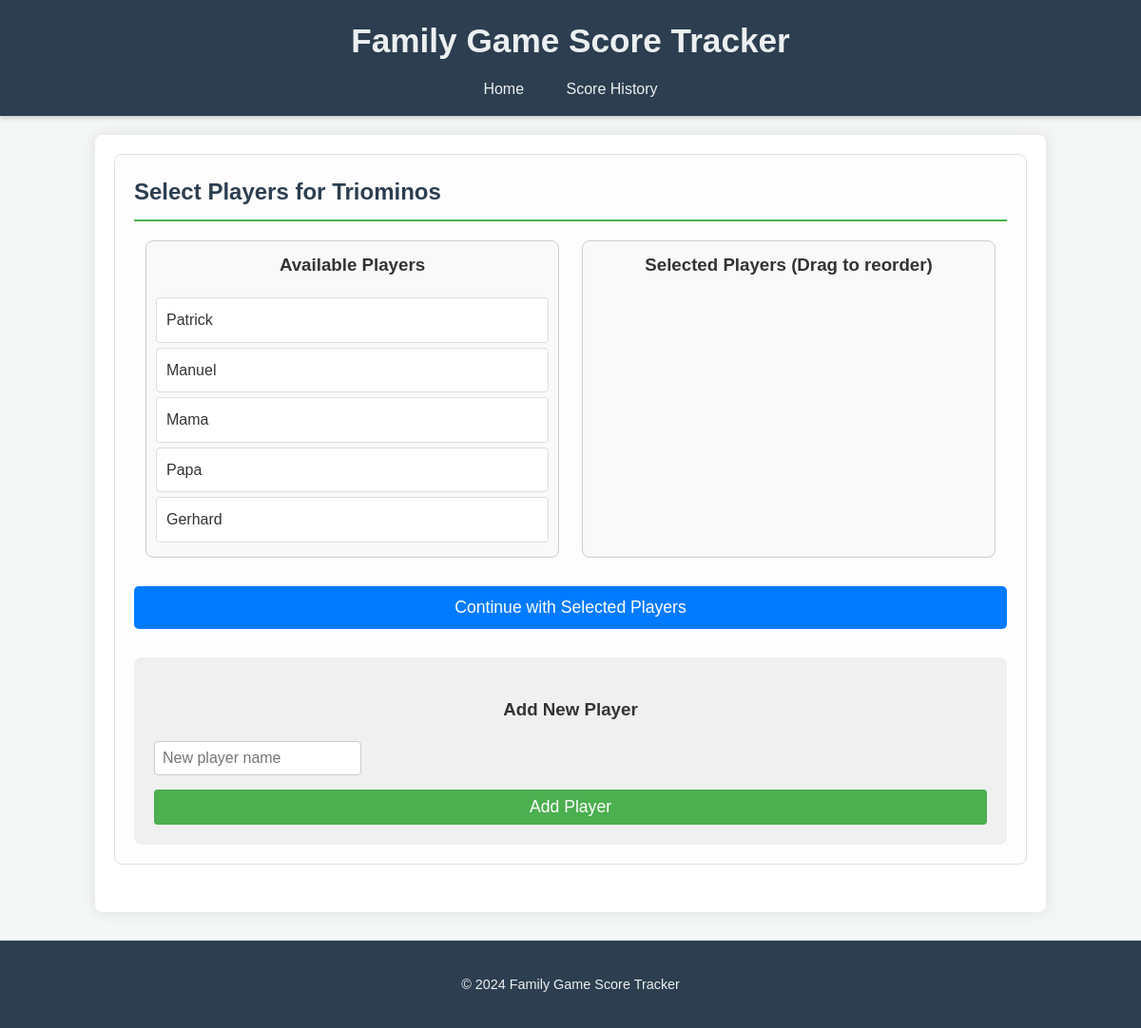
/select_players/3, run on the app's committed database.
### tables this page shows
CREATE TABLE games (
            id INTEGER PRIMARY KEY AUTOINCREMENT,
            name TEXT NOT NULL UNIQUE
        );

CREATE TABLE players (
            id INTEGER PRIMARY KEY AUTOINCREMENT,
            name TEXT NOT NULL UNIQUE
        );

### app.py (the view, shortened to what this page needs)
@app.route('/select_players/<int:game_id>', methods=['GET', 'POST'])
def select_players(game_id):
    players = get_players()
    game = [g for g in get_games() if g['id'] == game_id][0]
    return render_template('select_players.html', players=players, game=game)

### app.py (called while the page is built)
def get_db_connection():
    conn = sqlite3.connect(app.config['DB_PATH'])
    conn.row_factory = sqlite3.Row
    return conn

def get_games():
    conn = get_db_connection()
    games_data = conn.execute('SELECT * FROM games').fetchall()
    conn.close()
    games_with_logos = []
    for game in games_data:
        game_dict = dict(game)
        game_dict['logo_filename'] = f"{game_dict['name'].lower()}_logo.png"
        games_with_logos.append(game_dict)
    return games_with_logos

def get_players():
    conn = get_db_connection()
    players = conn.execute('SELECT * FROM players').fetchall()
    conn.close()
    return players

### templates/select_players.html (shortened to what this page needs)
{% extends 'base.html' %}
{% block content %}
<section class="player-selection">
    <h2>Select Players for {{ game['name'] }}</h2>
    <div class="player-lists-container">
        <div class="player-list-box">
            <h3>Available Players</h3>
            <ul id="availablePlayers" class="player-list">
                {% for player in players %}
                <li draggable="true" data-player-id="{{ player['id'] }}">{{ player['name'] }}</li>
                {% endfor %}
            </ul>
        </div>
        <div class="player-list-box">
            <h3>Selected Players (Drag to reorder)</h3>
            <ul id="selectedPlayers" class="player-list">
            </ul>
        </div>
    </div>
    <div class="continue-button-container">
        <form id="selectPlayersForm" method="post">
            <button type="submit" class="button">Continue with Selected Players</button>
        </form>
    </div>
    <div class="add-player-section">
        <h3>Add New Player</h3>
        <form id="addPlayerForm" method="post" action="{{ url_for('select_players', game_id=game['id']) }}">
            <input type="text" name="new_player_name" placeholder="New player name" required>
            <button type="submit" name="action" value="add_player">Add Player</button>
        </form>
    </div>
</section>
{% endblock %}

### static/style.css (style rules this page uses)
body { font-family: 'Arial', sans-serif; margin: 0; padding: 0; background-color: #f4f7f6; color: #333; line-height: 1.6; }
section { margin-bottom: 30px; padding: 20px; border: 1px solid #e0e0e0; border-radius: 8px; background-color: #fdfdfd; }
section h2 { color: #2c3e50; border-bottom: 2px solid #4CAF50; padding-bottom: 10px; margin-top: 0; margin-bottom: 20px; }
form { display: flex; flex-direction: column; gap: 15px; }
form input[type="text"], form input[type="number"], form select { width: calc(100% - 22px); padding: 10px; border: 1px solid #ccc; border-radius: 5px; font-size: 1em; }
form button, .button { background-color: #4CAF50; color: white; padding: 12px 20px; border: none; border-radius: 5px; cursor: pointer; font-size: 1.1em; transition: background-color 0.3s ease; text-align: center; text-decoration: none; display: inline-block; }
.player-lists-container { display: flex; justify-content: space-around; margin-top: 20px; }
.player-list-box { border: 1px solid #ccc; padding: 10px; min-height: 200px; width: 45%; background-color: #f9f9f9; border-radius: 8px; }
.player-list-box h3 { text-align: center; margin-top: 0; color: #333; }
.player-list { list-style: none; padding: 0; margin: 0; min-height: 180px; }
.player-list li { background-color: #fff; border: 1px solid #ddd; padding: 10px; margin-bottom: 5px; cursor: grab; border-radius: 4px; display: flex; justify-content: space-between; align-items: center; }
.add-player-section { margin-top: 30px; padding: 20px; border: 1px solid #eee; background-color: #f0f0f0; border-radius: 8px; text-align: center; }
.add-player-section input[type="text"] { padding: 8px; margin-right: 10px; border: 1px solid #ccc; border-radius: 4px; width: 200px; }
.add-player-section button { padding: 8px 15px; background-color: #4CAF50; color: white; border: none; border-radius: 4px; cursor: pointer; }
.continue-button-container { text-align: center; margin-top: 30px; }
.continue-button-container button { padding: 12px 25px; font-size: 1.1em; background-color: #007bff; color: white; border: none; border-radius: 5px; cursor: pointer; }

### data on the page
games: name "Triominos"
players: name "Patrick"
players: name "Manuel"
players: name "Mama"
players: name "Papa"
players: name "Gerhard"

### other printed values
{{ current_year or 2024 }} "2024"
